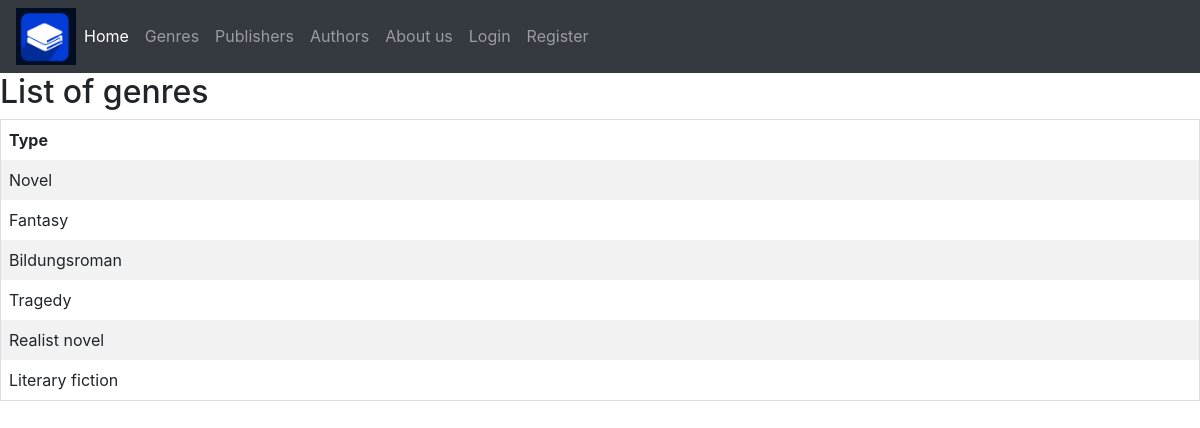
Screenshot of /genre-view/ with the database file from the repository.
### ebook_store_app/models.py (models this page shows, shortened)
class Genre(models.Model):
    genre_type = models.CharField(max_length=64, null=True, blank=False, unique=True)

### ebook_store_app/views.py (the view)
# urls.py: path('genre-view/', views.GenreListView.as_view(), name='genre-view'),
class GenreListView(ListView):
    model = Genre
    context_object_name = "genres"
    template_name = 'genre/genre-view.html'

### ebook_store_app/templates/genre/genre-view.html (shortened to what this page needs)
{% extends 'base.html' %}
{% load static %}
{% load widget_tweaks %}
{% block content %}
<link rel="stylesheet" type="text/css" href="{% static 'css/actions/view.css' %}"/>
<h2>List of genres</h2>
<form method="POST">
    <div style="overflow-x:auto;">
        <table>
            <tr>
                <th>Type</th>
            </tr>
            {% for genre in genres %}
                <tr>
                    <td>{{ genre.genre_type }}</td>
                </tr>
            {% endfor %}
        </div>
</form>
{% endblock %}

### ebook_store_app/static/css/main.css (style rules this page uses)
* { margin: 0; padding: 0; box-sizing: border-box; }

### ebook_store_app/static/css/actions/view.css (style rules this page uses)
table { border-collapse: collapse; border-spacing: 0; width: 100%; border: 1px solid #ddd; }
th, td { text-align: left; padding: 8px; }
tr:nth-child(even) { background-color: #f2f2f2 }

### rows the page displays
Genre: genre_type "Novel"
Genre: genre_type "Fantasy"
Genre: genre_type "Bildungsroman"
Genre: genre_type "Tragedy"
Genre: genre_type "Realist novel"
Genre: genre_type "Literary fiction"
